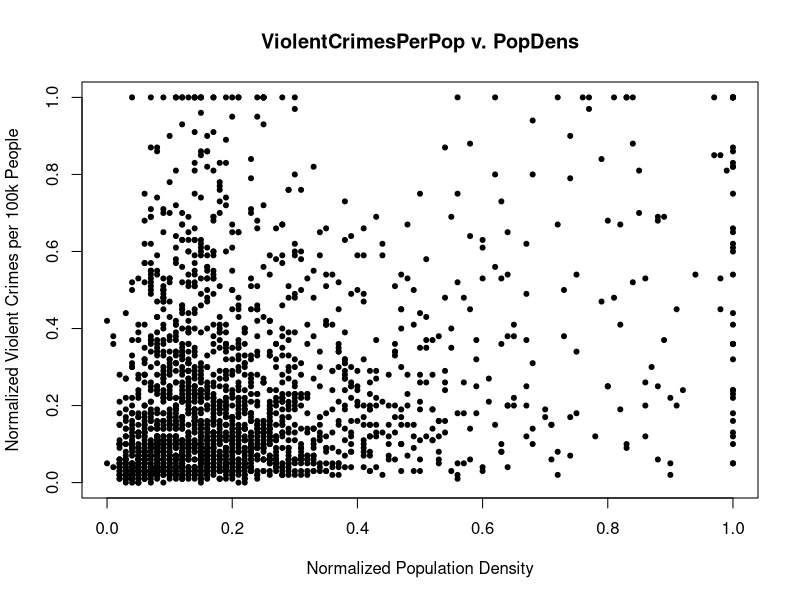
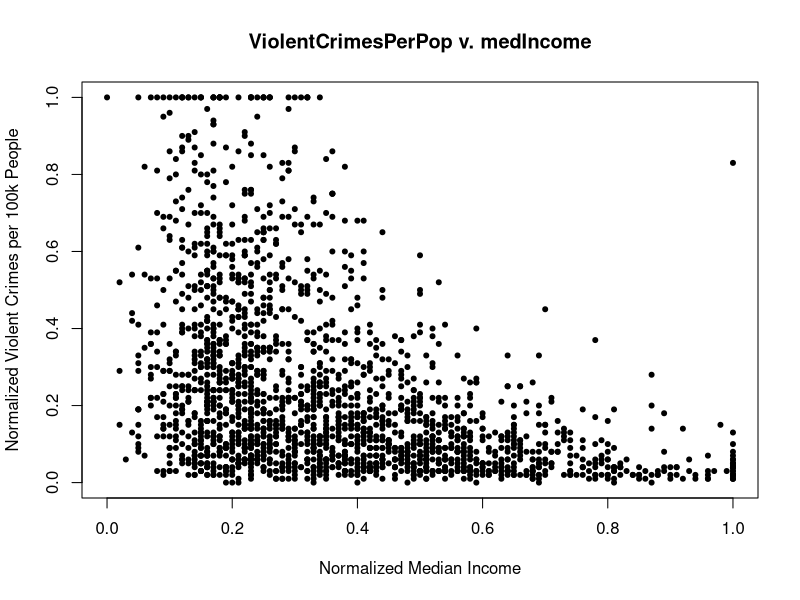
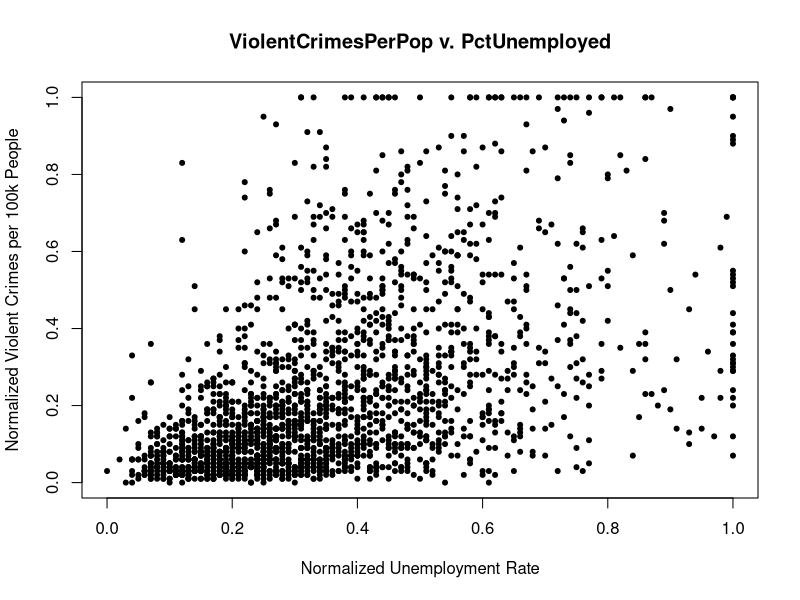

The R source for these figures, in order:
library(car)

# clean the console
cat("\f")

# clean the environment
rm(list = ls())

# retrieve data from the scv file
all_data <- read.csv("communities.csv")

# perform multilinear regression
fit_mlr <- lm(ViolentCrimesPerPop ~ PopDens + medIncome + PctUnemployed, data = all_data)

# print the summary of regression model
print(summary(fit_mlr))

# calculate VIF Values
vif_values <- vif(fit_mlr)
print("VIF Values")
print(vif_values)

# generate graphs
plot(all_data$PopDens, all_data$ViolentCrimesPerPop, main = "ViolentCrimesPerPop v. PopDens", xlab = "Normalized Population Density", ylab = "Normalized Violent Crimes per 100k People", pch = 20)
plot(all_data$medIncome, all_data$ViolentCrimesPerPop, main = "ViolentCrimesPerPop v. medIncome", xlab = "Normalized Median Income", ylab = "Normalized Violent Crimes per 100k People", pch = 20)
plot(all_data$PctUnemployed, all_data$ViolentCrimesPerPop, main = "ViolentCrimesPerPop v. PctUnemployed", xlab = "Normalized Unemployment Rate", ylab = "Normalized Violent Crimes per 100k People", pch = 20)